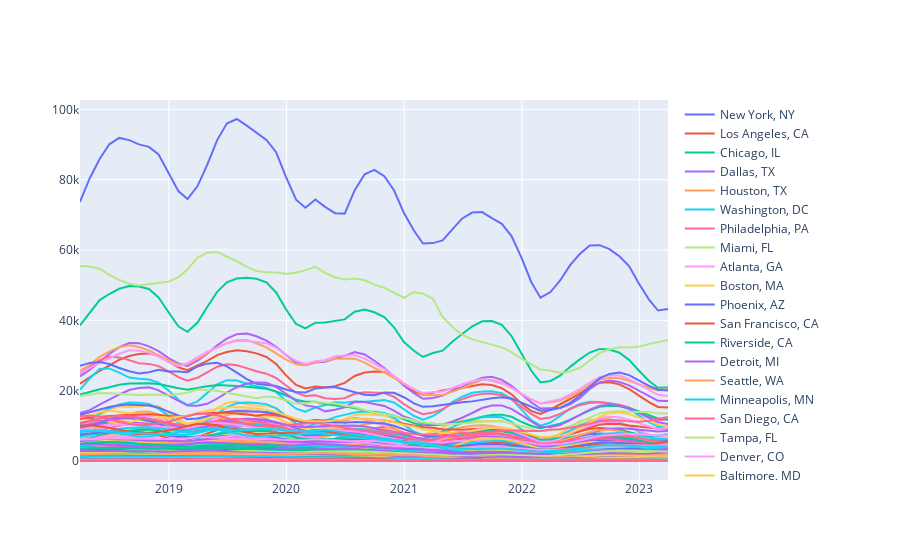

The cell this chart's notebook holds for it:
### Code cell
# plot the data for all columns using a dropdown menu for each column
fig = go.Figure()
for column in df.columns:
    fig.add_trace(go.Scatter(x=df.index, y=df[column], mode='lines', name=column))
fig.show()
